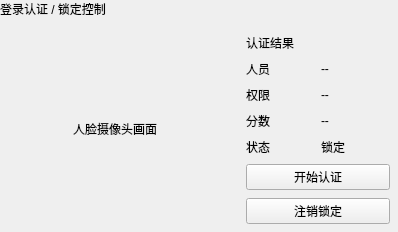
           <widget class="QWidget" name="page_auth">
            <property name="role" stdset="0"><string>page</string></property>
            <layout class="QVBoxLayout" name="verticalLayout_auth">
             <property name="leftMargin"><number>0</number></property>
             <property name="topMargin"><number>0</number></property>
             <property name="rightMargin"><number>0</number></property>
             <property name="bottomMargin"><number>0</number></property>
             <property name="spacing"><number>8</number></property>

             <item><widget class="QLabel" name="label_auth_page_title"><property name="role" stdset="0"><string>pageTitle</string></property><property name="maximumSize"><size><width>16777215</width><height>24</height></size></property><property name="text"><string>登录认证 / 锁定控制</string></property></widget></item>

             <item>
              <layout class="QHBoxLayout" name="horizontalLayout_auth_body">
               <property name="spacing"><number>8</number></property>

               <item>
                <widget class="QLabel" name="label_auth_camera_view">
                 <property name="role" stdset="0"><string>cameraView</string></property>
                 <property name="minimumSize"><size><width>230</width><height>0</height></size></property>
                 <property name="text"><string>人脸摄像头画面</string></property>
                 <property name="alignment"><set>Qt::AlignCenter</set></property>
                </widget>
               </item>

               <item>
                <widget class="QFrame" name="card_auth_result">
                 <property name="role" stdset="0"><string>panelCard</string></property>
                 <property name="minimumSize"><size><width>160</width><height>0</height></size></property>
                 <layout class="QGridLayout" name="gridLayout_auth_result">
                  <property name="leftMargin"><number>8</number></property>
                  <property name="topMargin"><number>8</number></property>
                  <property name="rightMargin"><number>8</number></property>
                  <property name="bottomMargin"><number>8</number></property>
                  <property name="horizontalSpacing"><number>6</number></property>
                  <property name="verticalSpacing"><number>8</number></property>

                  <item row="0" column="0" colspan="2"><widget class="QLabel" name="label_auth_result_title"><property name="role" stdset="0"><string>cardTitle</string></property><property name="text"><string>认证结果</string></property></widget></item>
                  <item row="1" column="0"><widget class="QLabel" name="label_auth_result_name_name"><property name="role" stdset="0"><string>fieldName</string></property><property name="text"><string>人员</string></property></widget></item>
                  <item row="1" column="1"><widget class="QLabel" name="label_auth_result_name_value"><property name="role" stdset="0"><string>fieldValue</string></property><property name="text"><string>--</string></property></widget></item>
                  <item row="2" column="0"><widget class="QLabel" name="label_auth_result_role_name"><property name="role" stdset="0"><string>fieldName</string></property><property name="text"><string>权限</string></property></widget></item>
                  <item row="2" column="1"><widget class="QLabel" name="label_auth_result_role_value"><property name="role" stdset="0"><string>fieldValue</string></property><property name="text"><string>--</string></property></widget></item>
                  <item row="3" column="0"><widget class="QLabel" name="label_auth_result_score_name"><property name="role" stdset="0"><string>fieldName</string></property><property name="text"><string>分数</string></property></widget></item>
                  <item row="3" column="1"><widget class="QLabel" name="label_auth_result_score_value"><property name="role" stdset="0"><string>fieldValue</string></property><property name="text"><string>--</string></property></widget></item>
                  <item row="4" column="0"><widget class="QLabel" name="label_auth_node_state_name"><property name="role" stdset="0"><string>fieldName</string></property><property name="text"><string>状态</string></property></widget></item>
                  <item row="4" column="1"><widget class="QLabel" name="label_auth_node_state_value"><property name="role" stdset="0"><string>fieldValue</string></property><property name="text"><string>锁定</string></property></widget></item>
                  <item row="5" column="0" colspan="2"><widget class="QPushButton" name="btn_start_auth"><property name="role" stdset="0"><string>mainAction</string></property><property name="text"><string>开始认证</string></property></widget></item>
                  <item row="6" column="0" colspan="2"><widget class="QPushButton" name="btn_logout_auth"><property name="role" stdset="0"><string>dangerAction</string></property><property name="text"><string>注销锁定</string></property></widget></item>
                 </layout>
                </widget>
               </item>

              </layout>
             </item>
            </layout>
           </widget>
